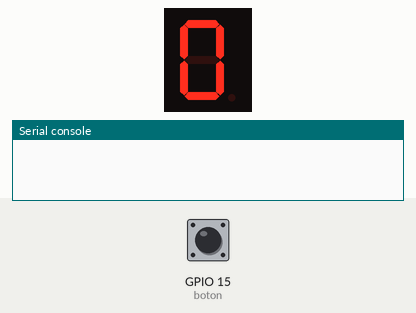
This program was run on a simulated ESP32 board running MicroPython. Shown: 1-digit seven-segment display, the last lines printed to the serial console. The test bench sets the inputs (shaded band); at power-on: GPIO 15 (boton) LOW. The segment pins are drawn as the display they are named for.

Above: at 1.2 s.
1.3 s: GPIO 15 (boton) pulled HIGH for 3.2 s
At 3.1 s:
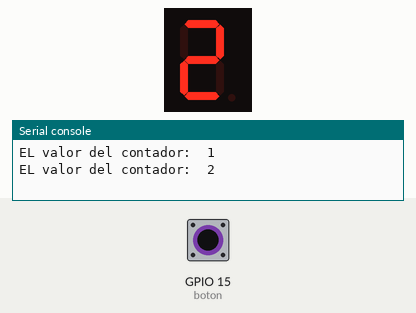
6.0 s: GPIO 15 (boton) pulled HIGH for 0.15 s
At 6.8 s:
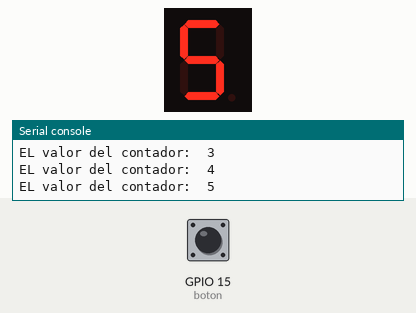
Timing chart, 0 to 9.0 s (numbered marks = the images above; inputs shaded):
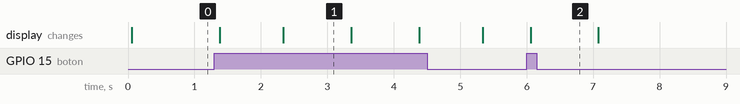

The program:

Display_7_seg.py
```python
# Escribe tu código aquí :-)

import time
import machine

segmentoA = machine.Pin(13, machine.Pin.OUT)
segmentoB = machine.Pin(12, machine.Pin.OUT)
segmentoC = machine.Pin(27, machine.Pin.OUT)
segmentoD = machine.Pin(26, machine.Pin.OUT)
segmentoE = machine.Pin(14, machine.Pin.OUT)
segmentoF = machine.Pin(4, machine.Pin.OUT)
segmentoG = machine.Pin(2, machine.Pin.OUT)

boton = machine.Pin(15, machine.Pin.IN)

counter = 0
while True:
    segmentoA.off()
    segmentoF.off()
    segmentoC.off()
    segmentoD.off()
    segmentoE.off()
    segmentoG.on()
    segmentoB.off()

    estado = boton.value()
    if (estado == 1):

        counter = counter + 1

        if (counter == 1):
            print("EL valor del contador: ", counter)
            segmentoA.on()
            segmentoB.off()
            segmentoC.off()
            segmentoD.on()
            segmentoE.on()
            segmentoF.on()
            segmentoG.on()
            time.sleep_ms(1000)
        elif (counter == 2):
            print("EL valor del contador: ", counter)
            segmentoA.off()
            segmentoB.off()
            segmentoC.on()
            segmentoD.off()
            segmentoE.off()
            segmentoF.on()
            segmentoG.off()
            time.sleep_ms(1000)
        elif (counter == 3):
            print("EL valor del contador: ", counter)
            segmentoA.off()
            segmentoB.off()
            segmentoC.off()
            segmentoD.off()
            segmentoE.on()
            segmentoF.on()
            segmentoG.off()
            time.sleep_ms(1000)
        elif (counter == 4):
            print("EL valor del contador: ", counter)
            segmentoA.on()
            segmentoB.off()
            segmentoC.off()
            segmentoD.on()
            segmentoE.on()
            segmentoF.off()
            segmentoG.off()
            time.sleep_ms(1000)
        elif (counter == 5):
            print("EL valor del contador: ", counter)
            segmentoA.off()
            segmentoB.on()
            segmentoC.off()
            segmentoD.off()
            segmentoE.on()
            segmentoF.off()
            segmentoG.off()
            time.sleep_ms(1000)
        elif (counter > 5):
            counter = 0
```

Measured:
- after the input at 1.3 s, the display: first changes after 0.08 s (image 1 shows a later state)
- after the input at 6.0 s, the display: changes after 0.06 s (image 2)
- what the display in image 1 shows lasts 1.1 s, from 2.3 s to 3.4 s
